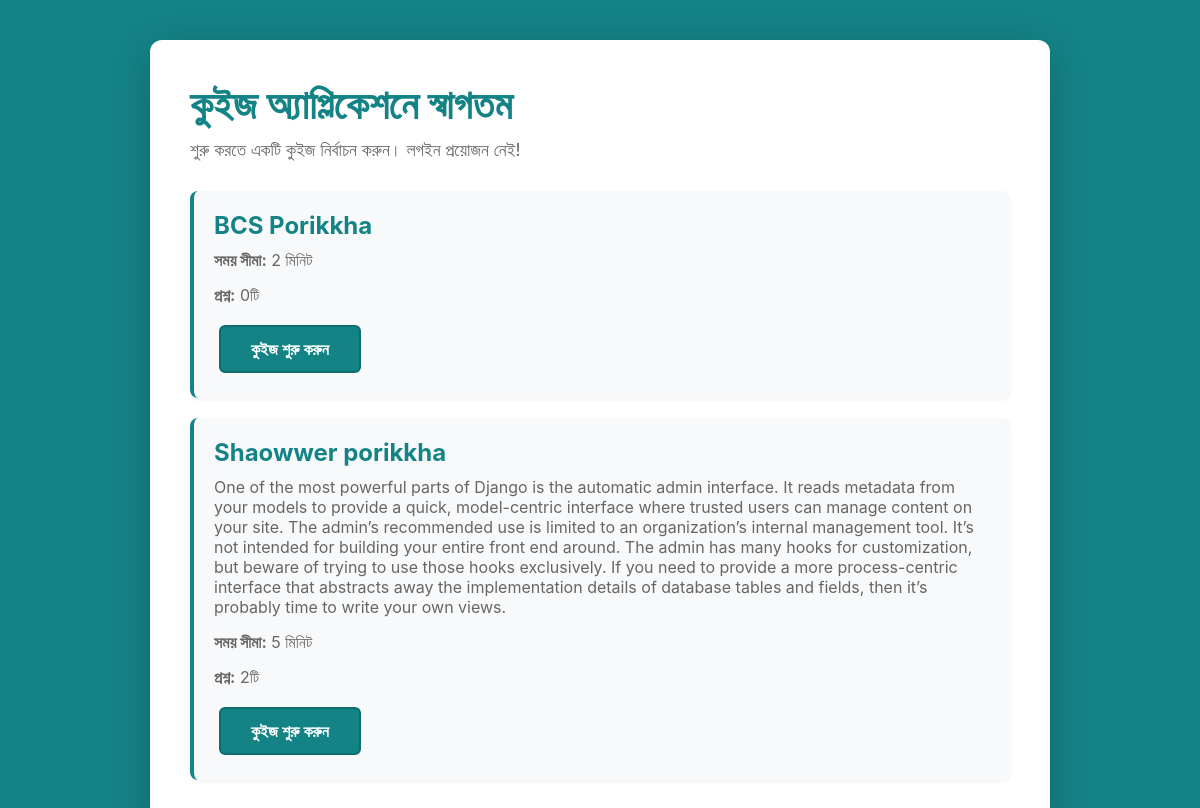
The page / on the database its author committed.
### core/models.py (models this page shows, shortened)
class Quiz(models.Model):
    title = models.CharField(max_length=200)
    description = models.TextField(blank=True)
    time_limit = models.IntegerField(
        help_text="Time limit in minutes",
        validators=[MinValueValidator(1)]
    )
    language = models.CharField(
        max_length=50,
        default='বাংলা',
        help_text='Language of the quiz'
    )
    created_at = models.DateTimeField(auto_now_add=True)
    updated_at = models.DateTimeField(auto_now=True)
    is_active = models.BooleanField(default=True)
    class Meta:
        verbose_name_plural = "Quizzes"
        ordering = ['-created_at']
    def get_total_questions(self):
        return self.questions.count()

### core/views.py (the view)
# urls.py: path('', views.home, name='home'),
def home(request):
    quizzes = Quiz.objects.filter(is_active=True)
    context = {
        'quizzes': quizzes
    }
    return render(request, 'core/home.html', context)

### core/templates/core/home.html (shortened to what this page needs)
{% extends 'core/base.html' %}
{% block content %}
<h1>কুইজ অ্যাপ্লিকেশনে স্বাগতম</h1>
<p style="color: #666; margin-bottom: 30px; font-size: 1.1em;">শুরু করতে একটি কুইজ নির্বাচন করুন। লগইন প্রয়োজন নেই!</p>
{% if quizzes %}
    {% for quiz in quizzes %}
        <div class="quiz-card">
            <h3>{{ quiz.title }}</h3>
            {% if quiz.description %}
                <p>{{ quiz.description }}</p>
            {% endif %}
            <p><strong>সময় সীমা:</strong> {{ quiz.time_limit }} মিনিট</p>
            <p><strong>প্রশ্ন:</strong> {{ quiz.get_total_questions }}টি</p>
            <a href="{% url 'core:start_quiz' quiz.id %}" class="btn">কুইজ শুরু করুন</a>
        </div>
    {% endfor %}
{% else %}
    <p style="color: #666; text-align: center; padding: 40px;">এই মুহূর্তে কোন কুইজ উপলব্ধ নেই। অনুগ্রহ করে পরে আবার চেক করুন।</p>
{% endif %}
{% endblock %}

### core/templates/core/base.html (style rules this page uses)
* { margin: 0; padding: 0; box-sizing: border-box; }
body { font-family: -apple-system, BlinkMacSystemFont, 'Segoe UI', Roboto, Oxygen, Ubuntu, Cantarell, sans-serif; background: #148386; min-height: 100vh; padding: 20px; color: #333; margin: 0; }
h1 { color: #148386; margin-bottom: 10px; font-size: 2.5em; }
h3 { color: #555; margin-bottom: 15px; font-size: 1.5em; }
.btn { display: inline-block; padding: 12px 30px; background: #148386; color: white; text-decoration: none; border-radius: 6px; border: 2px solid #0f6b6d; cursor: pointer; font-size: 16px; font-weight: 600; transition: all 0.2s; margin: 5px; }
.quiz-card { background: #f8f9fa; border-radius: 8px; padding: 20px; margin-bottom: 20px; border-left: 4px solid #148386; transition: all 0.2s; box-shadow: 0 2px 4px rgba(0, 0, 0, 0.05); }
.quiz-card h3 { margin-bottom: 10px; color: #148386; }
.quiz-card p { color: #666; margin-bottom: 15px; }

### rows shown on the page
Quiz: title "BCS Porikkha", time_limit "2", get_total_questions "0"
Quiz: title "Shaowwer porikkha", description "One of the most powerful parts of Django is the automatic admin interface. It reads metadata from your models to provide a quick, model-centric interface where trusted users can manage content on your site. The admin’s recommended use is limited to an organization’s internal management tool. It’s not intended for building your entire front end around. The admin has many hooks for customization, but beware of trying to use those hooks exclusively. If you need to provide a more process-centric interface that abstracts away the implementation details of database tables and fields, then it’s probably time to write your own views.", time_limit "5", get_total_questions "2"
